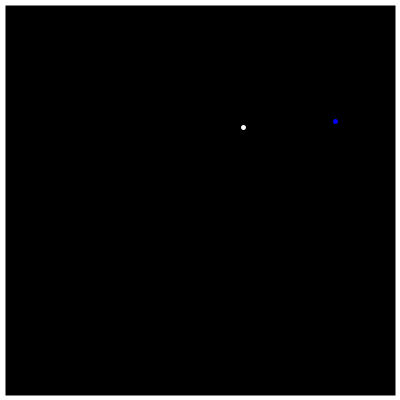
Frame 1 (no input)
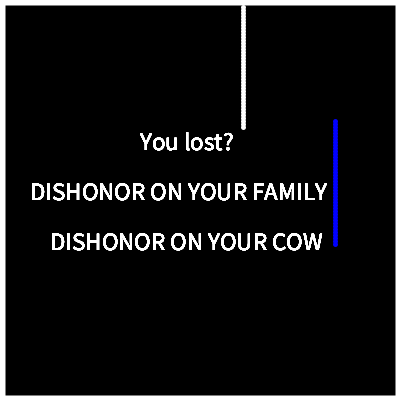
Frame 60 (the mouse pressed at the canvas centre just before this capture)
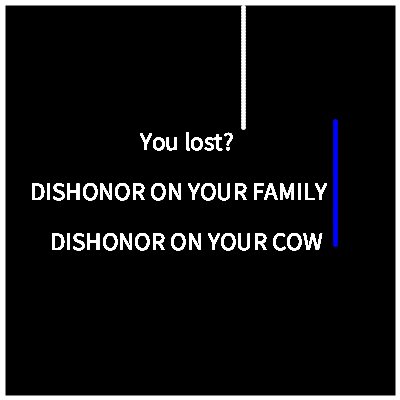
Frame 120 (the mouse held since frame 60 and released just before this capture)

The Processing sketch that drew these frames (run headless with seeded random() and noise(); from frame 60 on, the mouse is pressed at the canvas centre):

// Processing sketch: processing_77710
// ── processing_77710.pde

//Maddy C CPI 14/15 tron game 
int direction=UP; 
int x=int(random(50,350));
int y=int(random(50,350));
int cx=int(random(50,350));
int cy=int(random(50,350));
int cdirection=DOWN;
boolean gameOver=false; 
boolean hum=false;
void setup()
{
  size(400,400); 
  background(0); 
  noFill(); 
  stroke(255);
  strokeWeight(10);
  rect(0,0,400,400);
}
void draw() 
{
  smooth();
  frameRate(20);
  if(gameOver==false)
  {
    human(); 
    comp();
  }
  else if(hum==true)
  {
    textSize(25);
    text("You lost?",140,150);
    text("DISHONOR ON YOUR FAMILY",30,200);
    text("DISHONOR ON YOUR COW",50,250);
  }
  else
  {
    textSize(25);
    text("You won?",140,150);
    text("there must be some mistake.",30,200);
    text("Play again",140,250);
  }
}
void human() 
{
  if(get(x,y)!= color(0))
  {
    gameOver=true;
    hum=true;
  }
  else
  {
    stroke(255); 
    strokeWeight(5);
    point(x,y);
    
    if(direction==UP)
    {
      y=y-3;
    }
    if(direction==DOWN)
    {
      y=y+3;
    }
    if(direction==LEFT)
    {
      x=x-3;
    }
    if(direction==RIGHT)
    {
      x=x+3;
    }
  }
  
}
void keyPressed()
{
  if(keyCode==UP) 
  {
    direction=UP;
  }
  else if(keyCode==DOWN)
  {
    direction=DOWN;
  }
  else if(keyCode==LEFT)
  {
    direction=LEFT;
  }
  else if(keyCode==RIGHT)
  {
    direction=RIGHT;
  }
}
void comp()
{
  if(get(cx,cy)!= color(0))
  {
    gameOver=true;
  }
  else
  {
    stroke(0,0,255); 
    strokeWeight(5);
    point(cx,cy);
    
    if(cdirection==UP)
    {
      cy=cy-3;
      if(get(cx,cy-3) != color(0))
      {
        cdirection=RIGHT;
      }
    }
    if(cdirection==DOWN)
    {
      cy=cy+3;
      if(get(cx,cy+3) != color(0))
      {
        cdirection=LEFT;
      }
    }
    if(cdirection==LEFT)
    {
      cx=cx-3;
      if(get(cx-3,cy) != color(0))
      {
        cdirection=UP;
      }
    }
    if(cdirection==RIGHT)
    {
      cx=cx+3;
      if(get(cx+3,cy) != color(0))
      {
        cdirection=DOWN;
      }
    }
  }
}
